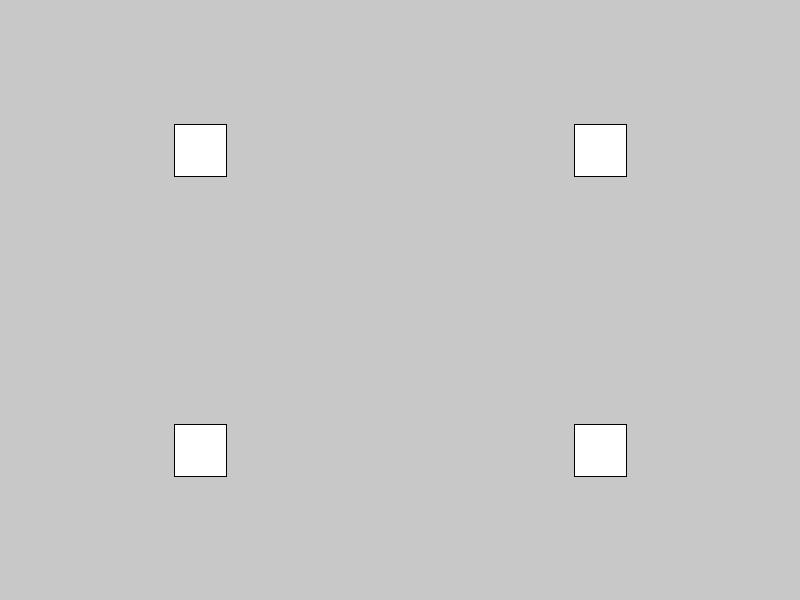
Frame 1 (no input)
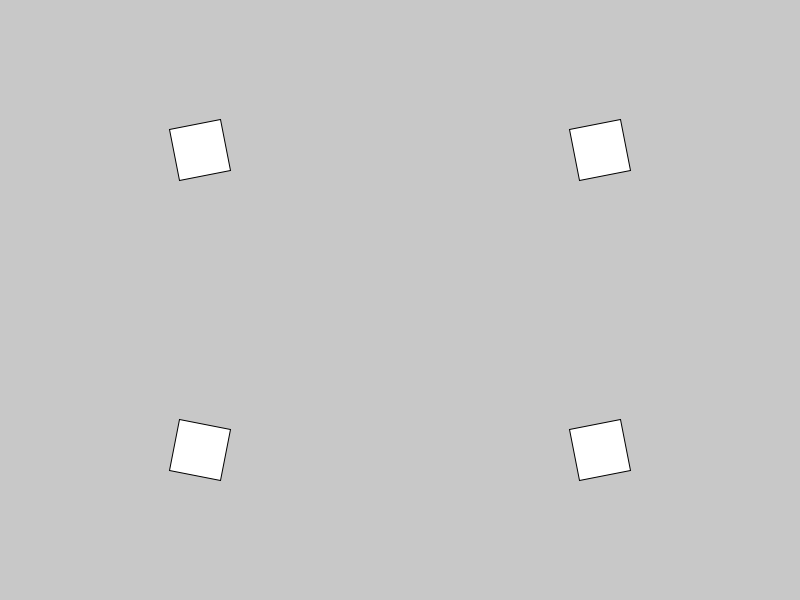
Frame 60 (the mouse pressed at the canvas centre just before this capture)
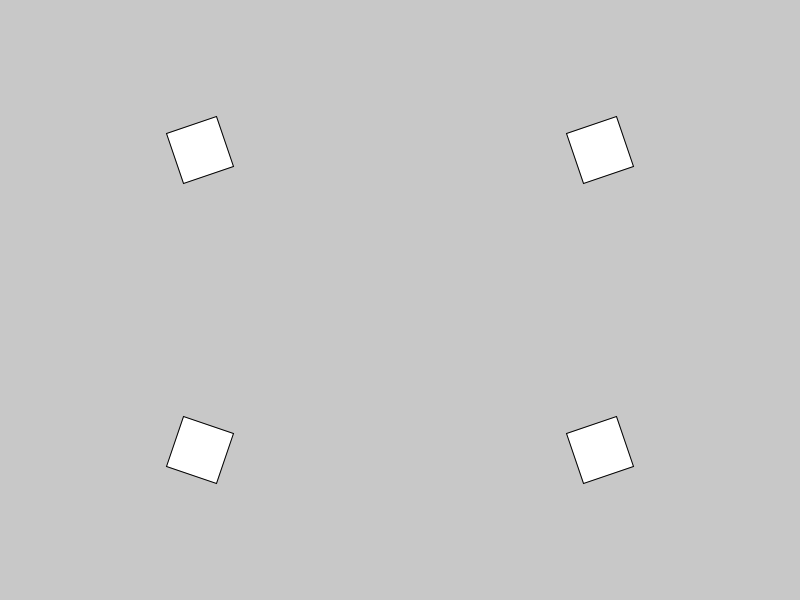
Frame 120 (the mouse held since frame 60 and released just before this capture)

The Processing sketch that drew these frames (run headless with seeded random() and noise(); from frame 60 on, the mouse is pressed at the canvas centre):

// Processing sketch: quadrados
// ── quadrados.pde
float a = 0;

void setup()
{
  size(800,600);
}

void draw() 
{
  background(200);
  translate(width/2, height/2);

  pushMatrix();
  translate(width/4, height/4);
  rotate(a);
  rect(-26, -26, 52, 52);
  popMatrix();
  
  pushMatrix();
  translate(-width/4, height/4);
  rotate(-a);
  rect(-26, -26, 52, 52);
  popMatrix();
  
  pushMatrix();
  translate(-width/4, -height/4);
  rotate(a);
  rect(-26, -26, 52, 52);
  popMatrix();
  
  pushMatrix();
  translate(width/4, -height/4);
  rotate(a);
  rect(-26, -26, 52, 52);
  popMatrix();
  
  a+=0.05;
}
